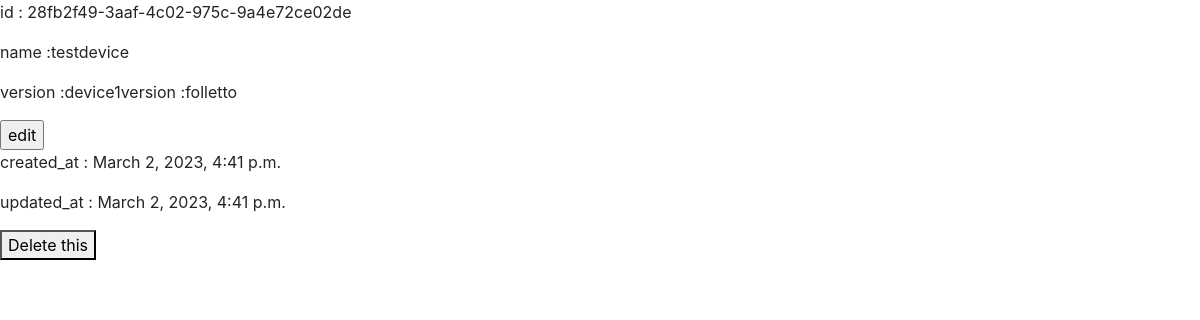
Page /api/v1/booth/28fb2f49-3aaf-4c02-975c-9a4e72ce02de/device/28fb2f49-3aaf-4c02-975c-9a4e72ce02de/ on the committed database.
### device/models.py (models this page shows)
class Device(models.Model):
    id = models.CharField(max_length= 36, primary_key= True, default=uuid.uuid4())
    name = models.CharField(max_length=50)
    vendor = models.CharField(max_length=50)
    version = models.CharField(max_length=36)
    created_at = models.DateTimeField(auto_now_add= True)
    updated_at = models.DateTimeField(auto_now=True)

### booth/views.py (the view)
# urls.py: path('<booth_id>/device/<device_id>/',views.booth_device_del)
@csrf_exempt
def booth_device_del(request, booth_id, device_id):
    if request.method == 'GET':
        device=Device.objects.filter(id=device_id).get()
        context={'element': device}
        return render(request, 'boothdevicedel.html', context)
    if request.method == 'DELETE':
        booth = Booth.objects.filter(id=booth_id).get()
        device = Device.objects.filter(id=device_id).get()
        Booth_Device.objects.filter(booth=booth, device=device).delete()
        return redirect('../')

### templates/boothdevicedel.html (shortened to what this page needs)
{% load static %}
<link rel="stylesheet" type="text/css" href="{% static 'bootstrap.min.css' %}">
<div class="form-inline form-group">
    <label>id : {{ element.id }}</label>
</div>
<div class="form-inline form-group">
    <label>name : </label><label>
    {{ element.name }}
</label>
</div>
<div class="form-inline form-group">
    <label>version : </label><label>
    {{ element.version }}
</label>
    <div class="form-inline form-group">
        <label>version : </label><label>
        {{ element.vendor }}
    </label>
    </div>
</div>
<input type="submit" value="edit">
<div class="form-inline form-group">
    <label> created_at : {{ element.created_at }} </label>
</div>
<div class="form-inline form-group">
    <label>updated_at : {{ element.updated_at }} </label>
</div>
    <button type = "button" class = "delete-item">Delete this</button>

### rows in the picture
Device: id "28fb2f49-3aaf-4c02-975c-9a4e72ce02de", name "testdevice", version "device1", vendor "folletto", created_at "March 2, 2023, 4:41 p.m.", updated_at "March 2, 2023, 4:41 p.m."
